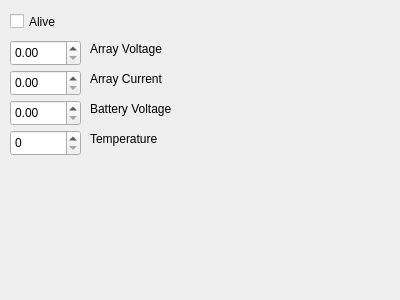
<?xml version="1.0" encoding="UTF-8"?>
<ui version="4.0">
 <class>MpptTab</class>
 <widget class="QWidget" name="MpptTab">
  <property name="geometry">
   <rect>
    <x>0</x>
    <y>0</y>
    <width>400</width>
    <height>300</height>
   </rect>
  </property>
  <property name="windowTitle">
   <string>Form</string>
  </property>
  <widget class="QLabel" name="label_33">
   <property name="geometry">
    <rect>
     <x>90</x>
     <y>130</y>
     <width>101</width>
     <height>17</height>
    </rect>
   </property>
   <property name="toolTip">
    <string>&lt;html&gt;&lt;head/&gt;&lt;body&gt;&lt;p&gt;Should be around room/ambient temperatur.&lt;/p&gt;&lt;/body&gt;&lt;/html&gt;</string>
   </property>
   <property name="text">
    <string>Temperature</string>
   </property>
  </widget>
  <widget class="QCheckBox" name="mpptAlive">
   <property name="geometry">
    <rect>
     <x>10</x>
     <y>10</y>
     <width>92</width>
     <height>23</height>
    </rect>
   </property>
   <property name="text">
    <string>Alive</string>
   </property>
  </widget>
  <widget class="QLabel" name="label_30">
   <property name="geometry">
    <rect>
     <x>90</x>
     <y>40</y>
     <width>101</width>
     <height>17</height>
    </rect>
   </property>
   <property name="toolTip">
    <string>&lt;html&gt;&lt;head/&gt;&lt;body&gt;&lt;p&gt;Maximum 42 V&lt;/p&gt;&lt;/body&gt;&lt;/html&gt;</string>
   </property>
   <property name="text">
    <string>Array Voltage</string>
   </property>
  </widget>
  <widget class="QDoubleSpinBox" name="batteryVoltage">
   <property name="geometry">
    <rect>
     <x>10</x>
     <y>100</y>
     <width>71</width>
     <height>26</height>
    </rect>
   </property>
   <property name="toolTip">
    <string>&lt;html&gt;&lt;head/&gt;&lt;body&gt;&lt;p&gt;Maximum 126 V&lt;/p&gt;&lt;/body&gt;&lt;/html&gt;</string>
   </property>
   <property name="maximum">
    <number>65535</number>
    </property>
  </widget>
  <widget class="QDoubleSpinBox" name="arrayCurrent">
   <property name="geometry">
    <rect>
     <x>10</x>
     <y>70</y>
     <width>71</width>
     <height>26</height>
    </rect>
   </property>
   <property name="toolTip">
    <string>&lt;html&gt;&lt;head/&gt;&lt;body&gt;&lt;p&gt;Maximum 48 A&lt;/p&gt;&lt;/body&gt;&lt;/html&gt;</string>
   </property>
   <property name="maximum">
    <number>65535</number>
   </property>
  </widget>
  <widget class="QSpinBox" name="temperature">
   <property name="geometry">
    <rect>
     <x>10</x>
     <y>130</y>
     <width>71</width>
     <height>26</height>
    </rect>
   </property>
   <property name="toolTip">
    <string>&lt;html&gt;&lt;head/&gt;&lt;body&gt;&lt;p&gt;Should be around room/ambient temperatur.&lt;/p&gt;&lt;/body&gt;&lt;/html&gt;</string>
   </property>
   <property name="maximum">
    <number>65535</number>
   </property>
  </widget>
  <widget class="QDoubleSpinBox" name="arrayVoltage">
   <property name="geometry">
    <rect>
     <x>10</x>
     <y>40</y>
     <width>71</width>
     <height>26</height>
    </rect>
   </property>
   <property name="toolTip">
    <string>&lt;html&gt;&lt;head/&gt;&lt;body&gt;&lt;p&gt;Maximum 42 V&lt;/p&gt;&lt;/body&gt;&lt;/html&gt;</string>
   </property>
   <property name="maximum">
    <number>65535</number>
   </property>
  </widget>
  <widget class="QLabel" name="label_32">
   <property name="geometry">
    <rect>
     <x>90</x>
     <y>100</y>
     <width>111</width>
     <height>17</height>
    </rect>
   </property>
   <property name="toolTip">
    <string>&lt;html&gt;&lt;head/&gt;&lt;body&gt;&lt;p&gt;Maximum 126 V&lt;/p&gt;&lt;/body&gt;&lt;/html&gt;</string>
   </property>
   <property name="text">
    <string>Battery Voltage</string>
   </property>
  </widget>
  <widget class="QLabel" name="label_31">
   <property name="geometry">
    <rect>
     <x>90</x>
     <y>70</y>
     <width>101</width>
     <height>17</height>
    </rect>
   </property>
   <property name="toolTip">
    <string>&lt;html&gt;&lt;head/&gt;&lt;body&gt;&lt;p&gt;Maximum 48 A&lt;/p&gt;&lt;/body&gt;&lt;/html&gt;</string>
   </property>
   <property name="text">
    <string>Array Current</string>
   </property>
  </widget>
 </widget>
 <resources/>
 <connections/>
</ui>
